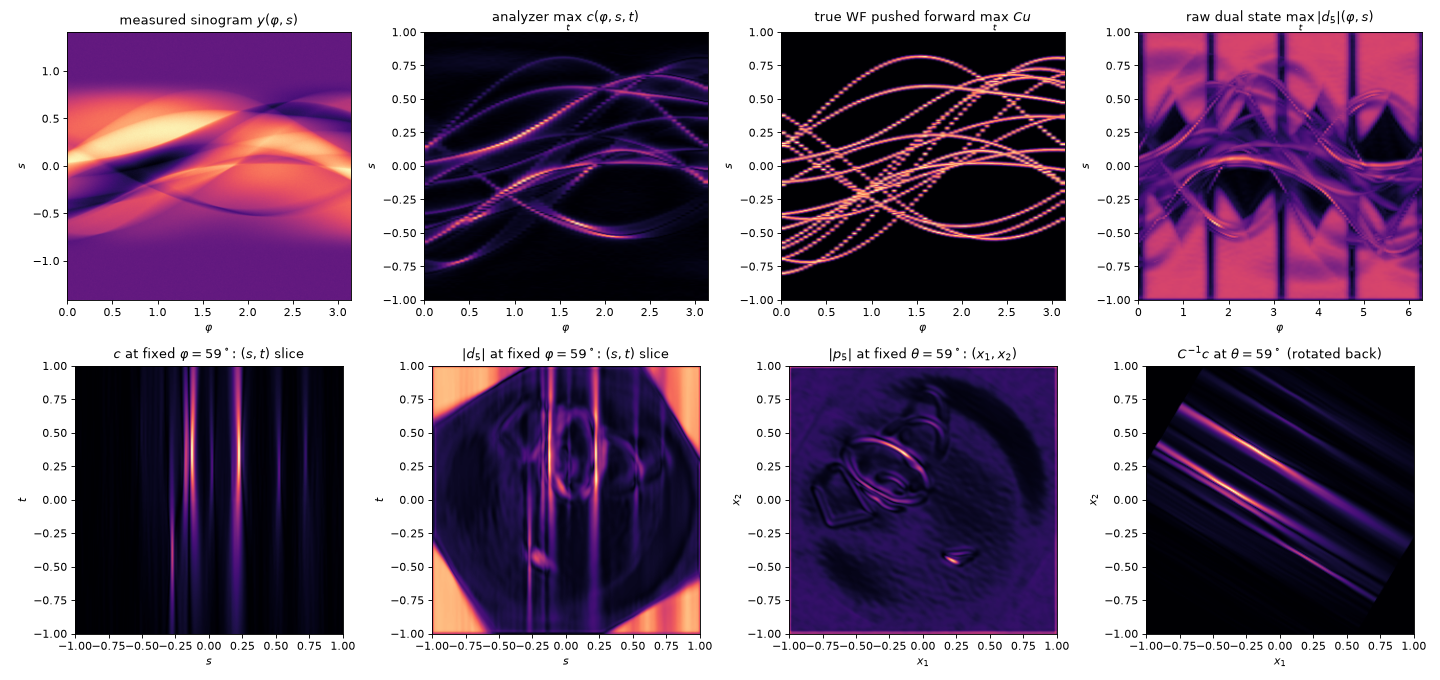

Source code (Python):
"""Diagnostics for the canonical relation C and the LPD dual state."""
import sys
from pathlib import Path

ROOT = Path("/workspace/WFdetection")
sys.path.insert(0, str(ROOT))
OUT = Path(__file__).resolve().parent

import matplotlib
matplotlib.use("Agg")
import matplotlib.pyplot as plt
import numpy as np
import torch

from evaluation.metrics import roc_auc
from experiments.train_lpd import LEGACY_DEFAULTS, build
from geometry.tomo import sinogram_axes
from operators.canonical_relation import CanonicalRelation

torch.set_grad_enabled(False)
dev = "cuda"
ck = torch.load(ROOT / "outputs/train/n256_lam1e-4/checkpoint.pt", map_location=dev)
cfg = {**LEGACY_DEFAULTS, **ck["config"]}
torch.manual_seed(cfg["seed"])
grid, data, model, fwd, prior = build(cfg, dev)
model.load_state_dict(ck["model"]); model.eval()
n, K = grid.n, grid.n_theta
C = CanonicalRelation(grid).to(dev)

# ---------------- A: ray transform convention s = x . omega(phi) ----------------
cc = -1 + (np.arange(n) + 0.5) * 2 / n
X1, X2 = np.meshgrid(cc, cc, indexing="ij")
x0 = np.array([0.45, 0.2])
f = ((X1 - x0[0])**2 + (X2 - x0[1])**2 < 0.03**2).astype(np.float32)
y = data.R(torch.as_tensor(f)[None, None]).cpu().numpy()[0, 0]          # (n_angles, n_det)
phis, s_axis = sinogram_axes(data.geometry)
s_peak = s_axis[y.argmax(1)]
s_pred = x0[0] * np.cos(phis) + x0[1] * np.sin(phis)
print(f"[A] ray transform: max |s_peak - x0.omega(phi)| = {np.abs(s_peak - s_pred).max():.4f} "
      f"(detector cell {s_axis[1]-s_axis[0]:.4f}); "
      f"with omega -> (sin,cos): {np.abs(s_peak - (x0[0]*np.sin(phis)+x0[1]*np.cos(phis))).max():.3f}")

# ---------------- B: does C map true WF onto the peaks of c = M y ? ----------------
val = data.sample(np.random.default_rng(12345), 4, labels=True)
u = val["membership"].to(dev)                     # soft true WF on (theta, x1, x2)
c = val["c"].to(dev)                              # analyzer output on (phi, s, t)
Cu = C(u)
variants = {
    "as implemented": c,
    "t -> -t": c.flip(4),
    "s -> -s": c.flip(3),
    "s,t -> -s,-t": c.flip(3).flip(4),
    "swap s<->t": c.transpose(3, 4),
}
print("[B] AUC of c in sinogram space against C(true WF), per variant of the convention:")
for name, v in variants.items():
    aucs = []
    for i in range(u.shape[0]):
        lab = Cu[i, 0].cpu().numpy()
        aucs.append(roc_auc(v[i, 0].cpu().numpy(), lab >= 0.5, lab < 0.01))
    print(f"      {name:16s} AUC = {np.mean(aucs):.3f}")
# round trip
rt = C.inverse(C(u))
inside = torch.as_tensor((X1**2 + X2**2) < 0.95**2, device=dev)
err = ((rt - u)[..., inside].norm() / u[..., inside].norm()).item()
print(f"[B] round trip ||C^-1 C u - u|| / ||u|| inside unit disk = {err:.3f}")

# ---------------- C: raw dual state in its own coordinates ----------------
o = model(c[:1], val["b"][:1].to(dev), return_intermediates=True)
d = o["dual"][-1][0].float().norm(dim=0).cpu().numpy()       # (2K, n, n) on (phi in [0,2pi), s, t)
p = o["primal"][-1][0].float().norm(dim=0).cpu().numpy()     # (2K, n, n) on (theta, x1, x2)
yy = val["y"][0, 0].cpu().numpy()
cs = c[0, 0].cpu().numpy(); cus = Cu[0, 0].cpu().numpy()
print(f"[C] dual shape {d.shape}, primal shape {p.shape}")

fig, ax = plt.subplots(2, 4, figsize=(18, 8.5))
def sino(a, img, title, phimax=np.pi):
    a.imshow(img.T, origin="lower", aspect="auto", extent=[0, phimax, -1, 1], cmap="magma")
    a.set_title(title); a.set_xlabel(r"$\varphi$"); a.set_ylabel("$s$")
sino(ax[0, 0], yy, r"measured sinogram $y(\varphi,s)$")
ax[0, 0].images[0].set_extent([0, np.pi, s_axis[0], s_axis[-1]])
sino(ax[0, 1], cs.max(2), r"analyzer $\max_t\, c(\varphi,s,t)$")
sino(ax[0, 2], cus.max(2), r"true WF pushed forward $\max_t\, C u$")
sino(ax[0, 3], d.max(2), r"raw dual state $\max_t |d_5|(\varphi,s)$", 2 * np.pi)
k0 = K // 3
def sl(a, img, title, xl, yl):
    a.imshow(img.T, origin="lower", extent=[-1, 1, -1, 1], cmap="magma")
    a.set_title(title); a.set_xlabel(xl); a.set_ylabel(yl)
phi0 = k0 * np.pi / K
sl(ax[1, 0], cs[k0], rf"$c$ at fixed $\varphi={np.degrees(phi0):.0f}^\circ$: $(s,t)$ slice", "$s$", "$t$")
sl(ax[1, 1], d[k0], rf"$|d_5|$ at fixed $\varphi={np.degrees(phi0):.0f}^\circ$: $(s,t)$ slice", "$s$", "$t$")
sl(ax[1, 2], p[k0], rf"$|p_5|$ at fixed $\theta={np.degrees(phi0):.0f}^\circ$: $(x_1,x_2)$", "$x_1$", "$x_2$")
sl(ax[1, 3], C.inverse(torch.as_tensor(cs[None, None], device=dev))[0, 0, k0].cpu().numpy(),
   rf"$C^{{-1}}c$ at $\theta={np.degrees(phi0):.0f}^\circ$ (rotated back)", "$x_1$", "$x_2$")
fig.tight_layout(); fig.savefig(OUT / "check_C.png", dpi=80)
print("wrote", OUT / "check_C.png")
